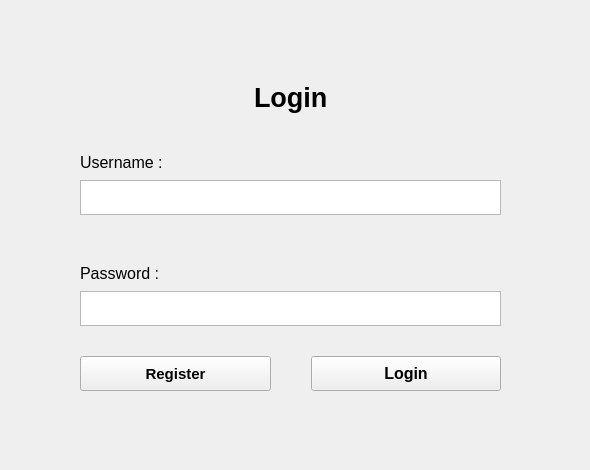
      <widget class="QWidget" name="pageLogin">
       <property name="sizePolicy">
        <sizepolicy hsizetype="Expanding" vsizetype="Expanding">
         <horstretch>1</horstretch>
         <verstretch>1</verstretch>
        </sizepolicy>
       </property>
       <widget class="QWidget" name="verticalLayoutWidget_5">
        <property name="geometry">
         <rect>
          <x>0</x>
          <y>0</y>
          <width>581</width>
          <height>461</height>
         </rect>
        </property>
        <layout class="QVBoxLayout" name="VLLogin">
         <property name="spacing">
          <number>0</number>
         </property>
         <property name="topMargin">
          <number>0</number>
         </property>
         <property name="bottomMargin">
          <number>0</number>
         </property>
         <item>
          <spacer name="verticalSpacer_6">
           <property name="orientation">
            <enum>Qt::Orientation::Vertical</enum>
           </property>
           <property name="sizeType">
            <enum>QSizePolicy::Policy::Fixed</enum>
           </property>
           <property name="sizeHint" stdset="0">
            <size>
             <width>20</width>
             <height>70</height>
            </size>
           </property>
          </spacer>
         </item>
         <item>
          <layout class="QHBoxLayout" name="horizontalLayout_23">
           <item>
            <spacer name="horizontalSpacer_28">
             <property name="orientation">
              <enum>Qt::Orientation::Horizontal</enum>
             </property>
             <property name="sizeType">
              <enum>QSizePolicy::Policy::Expanding</enum>
             </property>
             <property name="sizeHint" stdset="0">
              <size>
               <width>80</width>
               <height>5</height>
              </size>
             </property>
            </spacer>
           </item>
           <item>
            <widget class="QLabel" name="label_2">
             <property name="font">
              <font>
               <pointsize>20</pointsize>
               <bold>true</bold>
              </font>
             </property>
             <property name="text">
              <string>Login</string>
             </property>
            </widget>
           </item>
           <item>
            <spacer name="horizontalSpacer_29">
             <property name="orientation">
              <enum>Qt::Orientation::Horizontal</enum>
             </property>
             <property name="sizeType">
              <enum>QSizePolicy::Policy::Expanding</enum>
             </property>
             <property name="sizeHint" stdset="0">
              <size>
               <width>80</width>
               <height>5</height>
              </size>
             </property>
            </spacer>
           </item>
          </layout>
         </item>
         <item>
          <layout class="QHBoxLayout" name="horizontalLayout_22">
           <property name="topMargin">
            <number>20</number>
           </property>
           <item>
            <spacer name="horizontalSpacer_27">
             <property name="orientation">
              <enum>Qt::Orientation::Horizontal</enum>
             </property>
             <property name="sizeType">
              <enum>QSizePolicy::Policy::Fixed</enum>
             </property>
             <property name="sizeHint" stdset="0">
              <size>
               <width>80</width>
               <height>5</height>
              </size>
             </property>
            </spacer>
           </item>
           <item>
            <widget class="QLabel" name="label_9">
             <property name="font">
              <font>
               <pointsize>12</pointsize>
              </font>
             </property>
             <property name="text">
              <string>Username :</string>
             </property>
            </widget>
           </item>
          </layout>
         </item>
         <item>
          <layout class="QHBoxLayout" name="horizontalLayout_21">
           <property name="topMargin">
            <number>0</number>
           </property>
           <property name="bottomMargin">
            <number>20</number>
           </property>
           <item>
            <spacer name="horizontalSpacer_26">
             <property name="orientation">
              <enum>Qt::Orientation::Horizontal</enum>
             </property>
             <property name="sizeType">
              <enum>QSizePolicy::Policy::Fixed</enum>
             </property>
             <property name="sizeHint" stdset="0">
              <size>
               <width>80</width>
               <height>5</height>
              </size>
             </property>
            </spacer>
           </item>
           <item>
            <widget class="QTextEdit" name="loginUsername">
             <property name="sizePolicy">
              <sizepolicy hsizetype="Expanding" vsizetype="Ignored">
               <horstretch>0</horstretch>
               <verstretch>0</verstretch>
              </sizepolicy>
             </property>
            </widget>
           </item>
           <item>
            <spacer name="horizontalSpacer_24">
             <property name="orientation">
              <enum>Qt::Orientation::Horizontal</enum>
             </property>
             <property name="sizeType">
              <enum>QSizePolicy::Policy::Fixed</enum>
             </property>
             <property name="sizeHint" stdset="0">
              <size>
               <width>80</width>
               <height>5</height>
              </size>
             </property>
            </spacer>
           </item>
          </layout>
         </item>
         <item>
          <layout class="QHBoxLayout" name="horizontalLayout_20">
           <property name="topMargin">
            <number>20</number>
           </property>
           <item>
            <spacer name="horizontalSpacer_23">
             <property name="orientation">
              <enum>Qt::Orientation::Horizontal</enum>
             </property>
             <property name="sizeType">
              <enum>QSizePolicy::Policy::Fixed</enum>
             </property>
             <property name="sizeHint" stdset="0">
              <size>
               <width>80</width>
               <height>5</height>
              </size>
             </property>
            </spacer>
           </item>
           <item>
            <widget class="QLabel" name="label_10">
             <property name="sizePolicy">
              <sizepolicy hsizetype="Preferred" vsizetype="Ignored">
               <horstretch>0</horstretch>
               <verstretch>0</verstretch>
              </sizepolicy>
             </property>
             <property name="font">
              <font>
               <pointsize>12</pointsize>
              </font>
             </property>
             <property name="text">
              <string>Password : </string>
             </property>
            </widget>
           </item>
          </layout>
         </item>
         <item>
          <layout class="QHBoxLayout" name="horizontalLayout_19">
           <property name="topMargin">
            <number>0</number>
           </property>
           <property name="bottomMargin">
            <number>20</number>
           </property>
           <item>
            <spacer name="horizontalSpacer_25">
             <property name="orientation">
              <enum>Qt::Orientation::Horizontal</enum>
             </property>
             <property name="sizeType">
              <enum>QSizePolicy::Policy::Fixed</enum>
             </property>
             <property name="sizeHint" stdset="0">
              <size>
               <width>80</width>
               <height>5</height>
              </size>
             </property>
            </spacer>
           </item>
           <item>
            <widget class="QTextEdit" name="loginPassword">
             <property name="sizePolicy">
              <sizepolicy hsizetype="Expanding" vsizetype="Ignored">
               <horstretch>0</horstretch>
               <verstretch>0</verstretch>
              </sizepolicy>
             </property>
            </widget>
           </item>
           <item>
            <spacer name="horizontalSpacer_22">
             <property name="orientation">
              <enum>Qt::Orientation::Horizontal</enum>
             </property>
             <property name="sizeType">
              <enum>QSizePolicy::Policy::Fixed</enum>
             </property>
             <property name="sizeHint" stdset="0">
              <size>
               <width>80</width>
               <height>5</height>
              </size>
             </property>
            </spacer>
           </item>
          </layout>
         </item>
         <item>
          <layout class="QHBoxLayout" name="horizontalLayout_18">
           <property name="spacing">
            <number>0</number>
           </property>
           <property name="topMargin">
            <number>10</number>
           </property>
           <property name="bottomMargin">
            <number>10</number>
           </property>
           <item>
            <spacer name="horizontalSpacer_30">
             <property name="orientation">
              <enum>Qt::Orientation::Horizontal</enum>
             </property>
             <property name="sizeType">
              <enum>QSizePolicy::Policy::Fixed</enum>
             </property>
             <property name="sizeHint" stdset="0">
              <size>
               <width>80</width>
               <height>5</height>
              </size>
             </property>
            </spacer>
           </item>
           <item>
            <widget class="QPushButton" name="loginRegisterBtn">
             <property name="sizePolicy">
              <sizepolicy hsizetype="Minimum" vsizetype="Preferred">
               <horstretch>0</horstretch>
               <verstretch>0</verstretch>
              </sizepolicy>
             </property>
             <property name="font">
              <font>
               <pointsize>11</pointsize>
               <bold>true</bold>
              </font>
             </property>
             <property name="text">
              <string>Register</string>
             </property>
            </widget>
           </item>
           <item>
            <spacer name="horizontalSpacer_31">
             <property name="orientation">
              <enum>Qt::Orientation::Horizontal</enum>
             </property>
             <property name="sizeType">
              <enum>QSizePolicy::Policy::Fixed</enum>
             </property>
             <property name="sizeHint" stdset="0">
              <size>
               <width>40</width>
               <height>5</height>
              </size>
             </property>
            </spacer>
           </item>
           <item>
            <widget class="QPushButton" name="loginConfirmBtn">
             <property name="sizePolicy">
              <sizepolicy hsizetype="Minimum" vsizetype="Preferred">
               <horstretch>0</horstretch>
               <verstretch>0</verstretch>
              </sizepolicy>
             </property>
             <property name="font">
              <font>
               <pointsize>12</pointsize>
               <bold>true</bold>
              </font>
             </property>
             <property name="text">
              <string>Login</string>
             </property>
            </widget>
           </item>
           <item>
            <spacer name="horizontalSpacer_21">
             <property name="orientation">
              <enum>Qt::Orientation::Horizontal</enum>
             </property>
             <property name="sizeType">
              <enum>QSizePolicy::Policy::Fixed</enum>
             </property>
             <property name="sizeHint" stdset="0">
              <size>
               <width>80</width>
               <height>5</height>
              </size>
             </property>
            </spacer>
           </item>
          </layout>
         </item>
         <item>
          <spacer name="verticalSpacer_5">
           <property name="orientation">
            <enum>Qt::Orientation::Vertical</enum>
           </property>
           <property name="sizeType">
            <enum>QSizePolicy::Policy::Fixed</enum>
           </property>
           <property name="sizeHint" stdset="0">
            <size>
             <width>20</width>
             <height>60</height>
            </size>
           </property>
          </spacer>
         </item>
        </layout>
       </widget>
      </widget>
